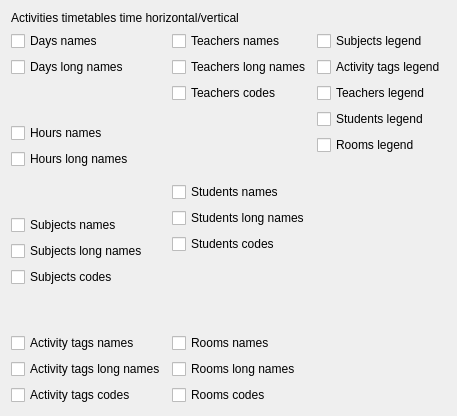
     <widget class="QWidget" name="tabWidgetPage21">
      <attribute name="title">
       <string>21</string>
      </attribute>
      <layout class="QGridLayout" name="gridLayout_22">
       <item row="0" column="0" colspan="3">
        <widget class="QLabel" name="label_21">
         <property name="text">
          <string>Activities timetables time horizontal/vertical</string>
         </property>
        </widget>
       </item>
       <item row="1" column="0">
        <layout class="QVBoxLayout" name="verticalLayout_35">
         <item>
          <widget class="QCheckBox" name="activitiesTimeHVDaysNamesCheckBox">
           <property name="text">
            <string>Days names</string>
           </property>
          </widget>
         </item>
         <item>
          <widget class="QCheckBox" name="activitiesTimeHVDaysLongNamesCheckBox">
           <property name="text">
            <string>Days long names</string>
           </property>
          </widget>
         </item>
         <item>
          <spacer name="verticalSpacer_89">
           <property name="orientation">
            <enum>Qt::Vertical</enum>
           </property>
           <property name="sizeHint" stdset="0">
            <size>
             <width>20</width>
             <height>40</height>
            </size>
           </property>
          </spacer>
         </item>
         <item>
          <widget class="QCheckBox" name="activitiesTimeHVHoursNamesCheckBox">
           <property name="text">
            <string>Hours names</string>
           </property>
          </widget>
         </item>
         <item>
          <widget class="QCheckBox" name="activitiesTimeHVHoursLongNamesCheckBox">
           <property name="text">
            <string>Hours long names</string>
           </property>
          </widget>
         </item>
         <item>
          <spacer name="verticalSpacer_90">
           <property name="orientation">
            <enum>Qt::Vertical</enum>
           </property>
           <property name="sizeHint" stdset="0">
            <size>
             <width>20</width>
             <height>40</height>
            </size>
           </property>
          </spacer>
         </item>
         <item>
          <widget class="QCheckBox" name="activitiesTimeHVSubjectsNamesCheckBox">
           <property name="text">
            <string>Subjects names</string>
           </property>
          </widget>
         </item>
         <item>
          <widget class="QCheckBox" name="activitiesTimeHVSubjectsLongNamesCheckBox">
           <property name="text">
            <string>Subjects long names</string>
           </property>
          </widget>
         </item>
         <item>
          <widget class="QCheckBox" name="activitiesTimeHVSubjectsCodesCheckBox">
           <property name="text">
            <string>Subjects codes</string>
           </property>
          </widget>
         </item>
         <item>
          <spacer name="verticalSpacer_91">
           <property name="orientation">
            <enum>Qt::Vertical</enum>
           </property>
           <property name="sizeHint" stdset="0">
            <size>
             <width>20</width>
             <height>40</height>
            </size>
           </property>
          </spacer>
         </item>
         <item>
          <widget class="QCheckBox" name="activitiesTimeHVActivityTagsNamesCheckBox">
           <property name="text">
            <string>Activity tags names</string>
           </property>
          </widget>
         </item>
         <item>
          <widget class="QCheckBox" name="activitiesTimeHVActivityTagsLongNamesCheckBox">
           <property name="text">
            <string>Activity tags long names</string>
           </property>
          </widget>
         </item>
         <item>
          <widget class="QCheckBox" name="activitiesTimeHVActivityTagsCodesCheckBox">
           <property name="text">
            <string>Activity tags codes</string>
           </property>
          </widget>
         </item>
        </layout>
       </item>
       <item row="1" column="1">
        <layout class="QVBoxLayout" name="verticalLayout_36">
         <item>
          <widget class="QCheckBox" name="activitiesTimeHVTeachersNamesCheckBox">
           <property name="text">
            <string>Teachers names</string>
           </property>
          </widget>
         </item>
         <item>
          <widget class="QCheckBox" name="activitiesTimeHVTeachersLongNamesCheckBox">
           <property name="text">
            <string>Teachers long names</string>
           </property>
          </widget>
         </item>
         <item>
          <widget class="QCheckBox" name="activitiesTimeHVTeachersCodesCheckBox">
           <property name="text">
            <string>Teachers codes</string>
           </property>
          </widget>
         </item>
         <item>
          <spacer name="verticalSpacer_92">
           <property name="orientation">
            <enum>Qt::Vertical</enum>
           </property>
           <property name="sizeHint" stdset="0">
            <size>
             <width>20</width>
             <height>40</height>
            </size>
           </property>
          </spacer>
         </item>
         <item>
          <widget class="QCheckBox" name="activitiesTimeHVStudentsNamesCheckBox">
           <property name="text">
            <string>Students names</string>
           </property>
          </widget>
         </item>
         <item>
          <widget class="QCheckBox" name="activitiesTimeHVStudentsLongNamesCheckBox">
           <property name="text">
            <string>Students long names</string>
           </property>
          </widget>
         </item>
         <item>
          <widget class="QCheckBox" name="activitiesTimeHVStudentsCodesCheckBox">
           <property name="text">
            <string>Students codes</string>
           </property>
          </widget>
         </item>
         <item>
          <spacer name="verticalSpacer_93">
           <property name="orientation">
            <enum>Qt::Vertical</enum>
           </property>
           <property name="sizeHint" stdset="0">
            <size>
             <width>20</width>
             <height>40</height>
            </size>
           </property>
          </spacer>
         </item>
         <item>
          <widget class="QCheckBox" name="activitiesTimeHVRoomsNamesCheckBox">
           <property name="text">
            <string>Rooms names</string>
           </property>
          </widget>
         </item>
         <item>
          <widget class="QCheckBox" name="activitiesTimeHVRoomsLongNamesCheckBox">
           <property name="text">
            <string>Rooms long names</string>
           </property>
          </widget>
         </item>
         <item>
          <widget class="QCheckBox" name="activitiesTimeHVRoomsCodesCheckBox">
           <property name="text">
            <string>Rooms codes</string>
           </property>
          </widget>
         </item>
        </layout>
       </item>
       <item row="1" column="2">
        <layout class="QVBoxLayout" name="verticalLayout_54">
         <item>
          <widget class="QCheckBox" name="activitiesTimeHVSubjectsLegendCheckBox">
           <property name="text">
            <string>Subjects legend</string>
           </property>
          </widget>
         </item>
         <item>
          <widget class="QCheckBox" name="activitiesTimeHVActivityTagsLegendCheckBox">
           <property name="text">
            <string>Activity tags legend</string>
           </property>
          </widget>
         </item>
         <item>
          <widget class="QCheckBox" name="activitiesTimeHVTeachersLegendCheckBox">
           <property name="text">
            <string>Teachers legend</string>
           </property>
          </widget>
         </item>
         <item>
          <widget class="QCheckBox" name="activitiesTimeHVStudentsLegendCheckBox">
           <property name="text">
            <string>Students legend</string>
           </property>
          </widget>
         </item>
         <item>
          <widget class="QCheckBox" name="activitiesTimeHVRoomsLegendCheckBox">
           <property name="text">
            <string>Rooms legend</string>
           </property>
          </widget>
         </item>
         <item>
          <spacer name="verticalSpacer_111">
           <property name="orientation">
            <enum>Qt::Vertical</enum>
           </property>
           <property name="sizeHint" stdset="0">
            <size>
             <width>20</width>
             <height>40</height>
            </size>
           </property>
          </spacer>
         </item>
        </layout>
       </item>
      </layout>
     </widget>
